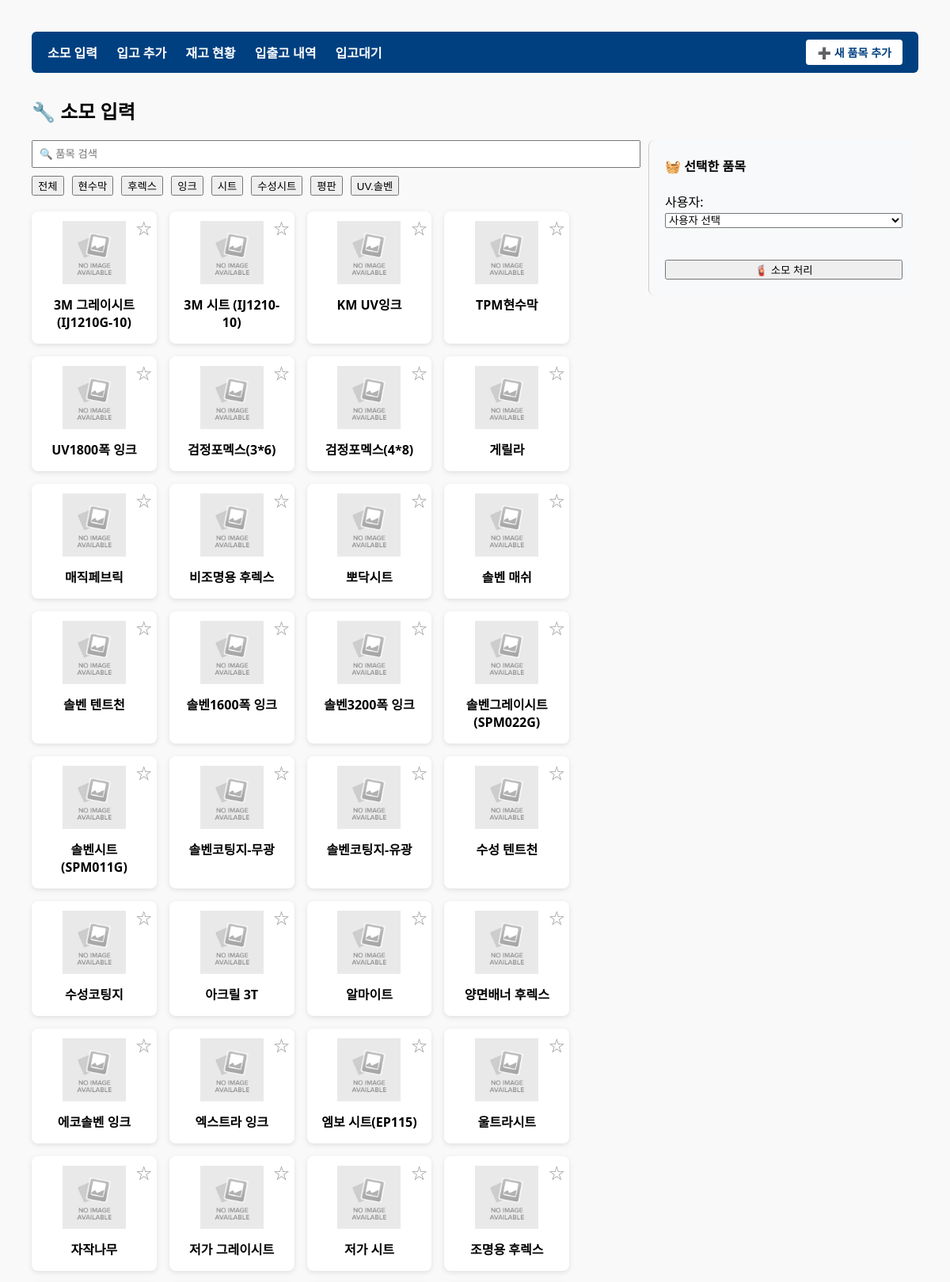
The page / (upper part) on the database its author committed.
### inventory/models.py (models this page shows, shortened)
class UsageCategory(models.Model):
    name = models.CharField("사용처 이름", max_length=100)
    class Meta:
        verbose_name = "사용처"
        verbose_name_plural = "사용처"

class Item(models.Model):
    name = models.CharField("품목명", max_length=100)
    category = models.ForeignKey(UsageCategory, verbose_name="사용처", on_delete=models.SET_NULL, null=True, blank=True)
    description = models.TextField(blank=True, null=True)
    class Meta:
        verbose_name = "품목"
        verbose_name_plural = "품목"

### inventory/views.py (the view, shortened to what this page needs)
# urls.py: path('', kiosk_input, name='kiosk_input'),
def kiosk_input(request):
    users = InventoryUser.objects.exclude(name="system")
    categories = UsageCategory.objects.all()
    selected_category = request.GET.get('category')
    if selected_category and selected_category != "all":
        variants = ProductVariant.objects.select_related('item', 'spec', 'item__category') \
            .filter(item__category_id=selected_category) \
            .order_by('item__name', 'spec__label')
    else:
        variants = ProductVariant.objects.select_related('item', 'spec', 'item__category') \
            .order_by('item__name', 'spec__label')
    variant_map = build_variant_map(variants)
    item_ids = variants.values_list('item_id', flat=True).distinct()
    items = Item.objects.filter(id__in=item_ids).order_by('name')
    return render(request, 'inventory/kiosk_input.html', {
        'users': users,
        'variants': variants,
        'items': items,
        'categories': categories,
        'selected_category': selected_category,
        'page_title': '🔧 소모 입력',
        'variant_json': json.dumps(variant_map, cls=DjangoJSONEncoder)
    })

### inventory/context_processors.py (called while the page is built)
def common_categories(request):
    return {
        'categories': UsageCategory.objects.all()
    }

### inventory/utils.py (called while the page is built)
def extract_number(label):
    match = re.search(r'\d+', label)
    return int(match.group()) if match else 0

def build_variant_map(variants):
    variant_map = {}
    for variant in variants:
        item_id = str(variant.item.id)
        if item_id not in variant_map:
            variant_map[item_id] = []
        variant_map[item_id].append({
            'id': variant.id,
            'spec_label': variant.spec.label,
            'stock': variant.current_quantity,
            'sort_key': extract_number(variant.spec.label)
        })
    for v_list in variant_map.values():
        v_list.sort(key=lambda x: x['sort_key'])
        for v in v_list:
            v.pop('sort_key')
    return variant_map

### inventory/templates/inventory/kiosk_input.html (shortened to what this page needs)
{% extends 'inventory/base.html' %}
{% load static %}
{% block content %}
<div class="page-container">
  <div class="main-content">
    <input type="text" id="item-search" placeholder="🔍 품목 검색" style="width: 100%; padding: 8px; margin-bottom: 10px;"
      onkeyup="filterItems()">
    {% include 'inventory/includes/category_filter.html' with categories=categories %}
    {% include 'inventory/includes/variant_grid.html' %}
  </div>
  <div class="sidebar-form">
    <h4 style="margin-top: 0;">🧺 선택한 품목</h4>
    <form id="kioskForm">
      <label for="user">사용자:</label>
      <select name="user" id="user" required style="width: 100%; margin-bottom: 10px;">
        <option value="">사용자 선택</option>
      </select>
      <button type="button" onclick="openConfirmModal('소모 확인', '정말 소모 처리하시겠습니까?', 'submitKioskForm')"
        class="btn btn-danger" style="margin-top: 20px; width: 100%;">🧯 소모 처리</button>
    </form>
  </div>
</div>
{% endblock %}

### inventory/templates/inventory/includes/category_filter.html
<div class="category-buttons">
  <button onclick="filterByCategory('all')">전체</button>
  {% for cat in categories %}
    <button onclick="filterByCategory('{{ cat.id }}')">{{ cat.name }}</button>
  {% endfor %}
</div>

### inventory/templates/inventory/includes/variant_grid.html
{% load static %}
<div class="variant-grid" id="item-grid">
  {% for item in items %}
  <div class="variant-card"
      data-item-id="{{ item.id }}"
      data-name="{{ item.name }}"
      data-description="{{ item.description|default_if_none:''|escapejs }}"
      data-category="{{ item.category.id }}"
      onclick="openSpecModal('{{ item.id }}', '{{ item.name }}')">
    <span class="favorite-icon" onclick="toggleFavorite(event, '{{ item.id }}')">☆</span>
    <img src="{% static 'images/sample.png' %}" class="variant-image" alt="품목 이미지">
    <div class="variant-title">{{ item.name }}</div>
  </div>
  {% endfor %}
</div>

### inventory/static/css/style.css (style rules this page uses)
body { font-family: 'Segoe UI', sans-serif; margin: 40px; background-color: #f9f9f9; }
.category-buttons { display: flex; gap: 10px; margin-bottom: 20px; flex-wrap: wrap; }
.variant-grid { display: flex; flex-wrap: wrap; gap: 16px; justify-content: flex-start; margin-top: 20px; }
.variant-card { flex: 0 0 calc(20% - 16px); box-shadow: 0 2px 6px rgba(0, 0, 0, 0.1); border-radius: 8px; padding: 12px; background: white; text-align: center; cursor: pointer; transition: 0.2s ease; position: relative; }
.variant-image { width: 80px; height: 80px; object-fit: contain; margin-bottom: 8px; }
.variant-title { font-weight: bold; margin-bottom: 4px; }
.favorite-icon { position: absolute; top: 6px; right: 6px; font-size: 20px; color: #999; cursor: pointer; z-index: 10; }

### inventory/templates/inventory/kiosk_input.html (style rules this page uses)
.page-container { display: flex; gap: 30px; }
.main-content { flex: 1; }
.sidebar-form { width: 300px; position: sticky; top: 80px; background: #f8f9fa; border-left: 1px solid #ccc; padding: 20px; height: fit-content; border-radius: 8px; }

### rows shown on the page
UsageCategory: name "현수막"
UsageCategory: name "후렉스"
UsageCategory: name "잉크"
UsageCategory: name "시트"
UsageCategory: name "수성시트"
UsageCategory: name "평판"
UsageCategory: name "UV.솔벤"
Item: name "3M 그레이시트(IJ1210G-10)"
Item: name "3M 시트 (IJ1210-10)"
Item: name "KM UV잉크"
Item: name "TPM현수막"
Item: name "UV1800폭 잉크"
Item: name "검정포멕스(3*6)"
Item: name "검정포멕스(4*8)"
Item: name "게릴라"
Item: name "매직페브릭"
Item: name "비조명용 후렉스"
Item: name "뽀닥시트"
Item: name "솔벤 매쉬"
Item: name "솔벤 텐트천"
Item: name "솔벤1600폭 잉크"
Item: name "솔벤3200폭 잉크"
Item: name "솔벤그레이시트(SPM022G)"
Item: name "솔벤시트(SPM011G)"
Item: name "솔벤코팅지-무광"
Item: name "솔벤코팅지-유광"
Item: name "수성 텐트천"
Item: name "수성코팅지"
Item: name "아크릴 3T"
Item: name "알마이트"
Item: name "양면배너 후렉스"
Item: name "에코솔벤 잉크"
Item: name "엑스트라 잉크"
Item: name "엠보 시트(EP115)"
Item: name "울트라시트"
Item: name "자작나무"
Item: name "저가 그레이시트"
Item: name "저가 시트"
Item: name "조명용 후렉스"

### other values the page prints
{{ page_title }} "🔧 소모 입력"
